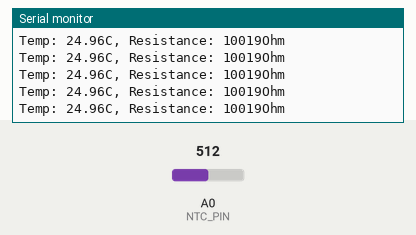
The sketch below on a simulated Arduino Uno, built with avr-gcc and run on an emulated ATmega328P. Parts: the last lines printed to the serial monitor. Inputs (shaded band) come from the test bench; at power-on: A0 (NTC_PIN) = 512.

Above: at 1.2 s.
1.3 s: A0 (NTC_PIN) set to 1008
At 1.33 s:
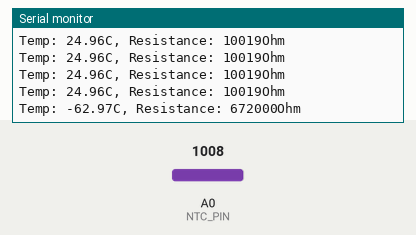
2.8 s: A0 (NTC_PIN) set to 1023
At 2.85 s:
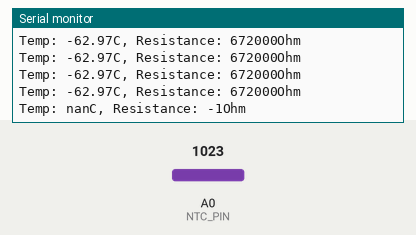

The sketch:

ntc.ino
```cpp
// Example of #2 Sensor side panel NTC sensor
// Connect Arduino pins:
#define NTC_PIN A0

int R5 = 10000; // R5 resistor 10kOhm

// Get NTC resistance
// R      - resistor value of voltage divider
// adcMax - ADC resolution (1024 in 10b ADC)
// adc    - measured ADC value
// result - NTC resistance
long getNTCResistance(long R, long adcMax, long adc) {
  // Voltage divider equation
  return (adc*R)/((adcMax-1)-adc);
}

// Get NTC thermistor temperature Celsius
// R      - thermistor resistance
// result - temperature in degrees Celsius
float getNTCTemperature(float R) {
  // Coeficients of 10kOhm/25C NTC thermistor
  const float A = 2.108508173E-03;
  const float B = 0.7979204727E-04;
  const float C = 6.535076315E-07;
  // Steinhart & Hart equation
  float temp = 1 / (A + B * logf(R) + C * powf(logf(R), 3));
  temp -= 273.15; // To Kelvin to Celsius
  return temp;
}

void setup() {
  Serial.begin(115200);
}

void loop() {
  // Get NTC analog value
  int ntc_adc = analogRead(A0);
  // Get NTC resistance
  long ntc_resistance = getNTCResistance(R5, (1<<10), ntc_adc);
  // Get NTC temperature
  float temp = getNTCTemperature(ntc_resistance);
  Serial.print("Temp: ");
  Serial.print(temp);
  Serial.print("C, Resistance: ");
  Serial.print(ntc_resistance);
  Serial.println("Ohm");
  delay(100);
}
```

Measured:
- the behaviour switches between 1022 and 1023 on A0 (NTC_PIN) (found by bisection; images 1 and 2)
- after the input at 1.3 s, the serial monitor: prints a new line at once (image 1)
- after the input at 2.8 s, the serial monitor: prints a new line after 0.05 s (image 2)
